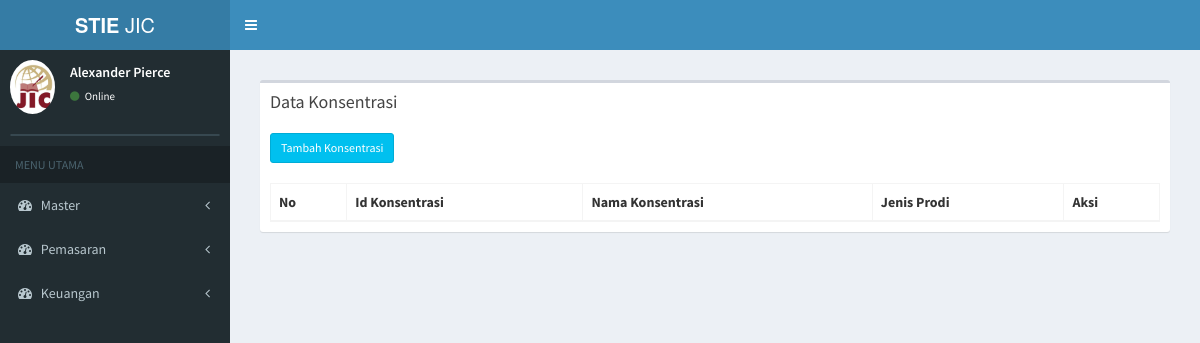
The page /index.php/master_konsentrasi on the database as committed earlier.
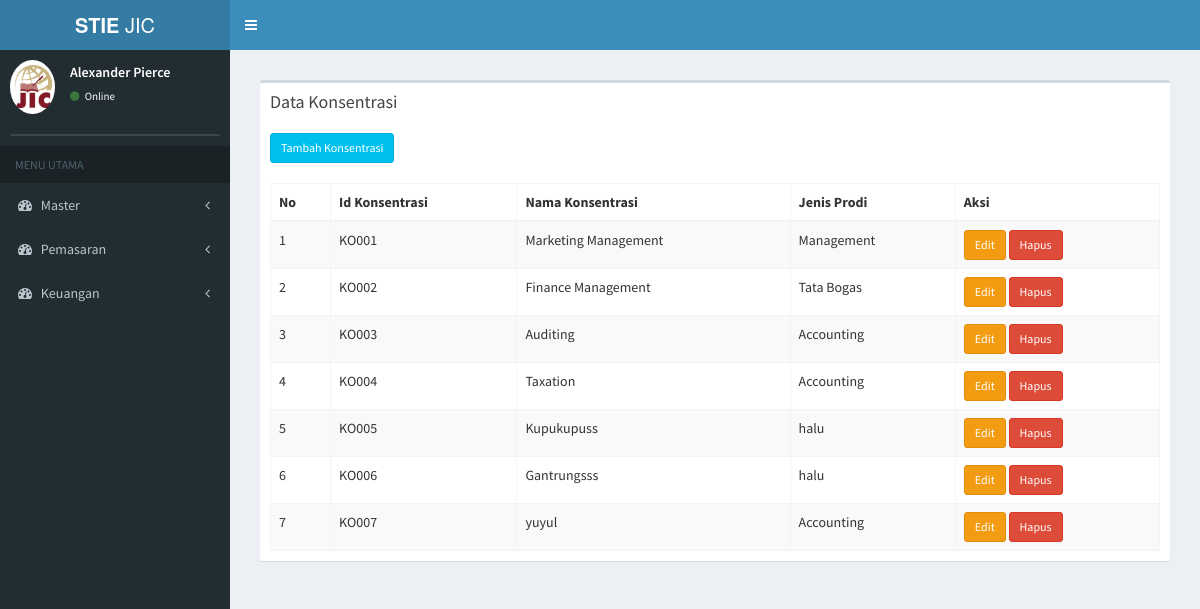
The same page on the database as committed later.
### tables this page shows
CREATE TABLE `tb_konsentrasi` (
  `id_konsentrasi` varchar(6) NOT NULL,
  `nama_konsentrasi` varchar(20) NOT NULL,
  `id_prodi2` varchar(6) NOT NULL
);

CREATE TABLE `tb_prodi` (
  `id_prodi` varchar(6) NOT NULL,
  `nama_prodi` varchar(20) NOT NULL,
  `ketua_prodi` varchar(50) NOT NULL
);

### application/controllers/master_konsentrasi.php (called while the page is built, shortened)
<?php
class Master_konsentrasi extends CI_Controller {
	public function __construct()
	{
		$this->load->model('prodi_model');
		$this->load->model('konsentrasi_model');
	}
	public function index(){
				$data['prodi'] = $this->prodi_model->data_prodi();
				$data['konsentrasi'] = $this->konsentrasi_model->data_konsentrasi();
				$data['main_view'] = 'Konsentrasi/master_konsentrasi_view';
				$this->load->view('template', $data);
	}
}

### index.php (called while the page is built, shortened)
<?php
require_once BASEPATH.'core/CodeIgniter.php';

### application/models/konsentrasi_model.php (called while the page is built, shortened)
<?php
class Konsentrasi_model extends CI_Model {
	public function data_konsentrasi(){
		$this->db->select('*');
		 $this->db->from('tb_konsentrasi');
		 $this->db->join('tb_prodi','tb_prodi.id_prodi=tb_konsentrasi.id_prodi2');
		 $query = $this->db->get();
		 return $query->result();
	}
}

### application/views/Konsentrasi/master_konsentrasi_view.php (the view, shortened to what this page needs)
<section class="content">
      <div class="row">
        <div class="col-xs-12">
          <div class="box">
            <div class="box-header">
              <h3 class="box-title">Data Konsentrasi</h3>
            </div>
            <div class="box-body">
              <table id="example1" class="table table-bordered table-striped">
              <a href="<?php echo base_url() ?>master_konsentrasi/page_tambah_konsentrasi" class="btn btn-info btn-sm" > Tambah Konsentrasi</a> <br> <br>
                <thead>
                <tr>
                  <th>No</th>
                  <th>Id Konsentrasi</th>
                  <th>Nama Konsentrasi</th>
                  <th>Jenis Prodi</th>
                  <th>Aksi</th>
                </tr>
                </thead>
                <tbody>
                <?php
                $no = 0;
                foreach ($konsentrasi as $data) {
                  echo '
                <tr>
                  <td>'.++$no.'</td>
                  <td>'.$data->id_konsentrasi.'
                  </td>
                  <td>'.$data->nama_konsentrasi.'</td>
                  <td>'.$data->nama_prodi.'</td>
                  <td>
                      <a href="'.base_url('index.php/master_konsentrasi/edit_konsentrasi/'.$data->id_konsentrasi).'" class="btn btn-warning btn-sm" >Edit </a>
                      <a href="'.base_url('index.php/master_konsentrasi/hapus_konsentrasi/'.$data->id_konsentrasi).'" class="btn btn-danger btn-sm">Hapus</a>
                  </td>
                </tr>
                ';
              }
              ?>
                </tbody>
              </table>
            </div>
          </div>
        </div>
      </div>
    </section>

Rows that differ between the two databases and show on the page:
now on this page (row edited): tb_konsentrasi: id_konsentrasi "KO001", nama_konsentrasi "Marketing Management", id_prodi2.nama_prodi "Management"
now on this page (row edited): tb_konsentrasi: id_konsentrasi "KO002", nama_konsentrasi "Finance Management", id_prodi2.nama_prodi "Tata Bogas"
now on this page (row edited): tb_konsentrasi: id_konsentrasi "KO003", nama_konsentrasi "Auditing", id_prodi2.nama_prodi "Accounting"
now on this page (row edited): tb_konsentrasi: id_konsentrasi "KO004", nama_konsentrasi "Taxation", id_prodi2.nama_prodi "Accounting"
added tb_konsentrasi: id_konsentrasi "KO005", nama_konsentrasi "Kupukupuss", id_prodi2.nama_prodi "halu"
added tb_konsentrasi: id_konsentrasi "KO006", nama_konsentrasi "Gantrungsss", id_prodi2.nama_prodi "halu"
added tb_konsentrasi: id_konsentrasi "KO007", nama_konsentrasi "yuyul", id_prodi2.nama_prodi "Accounting"
